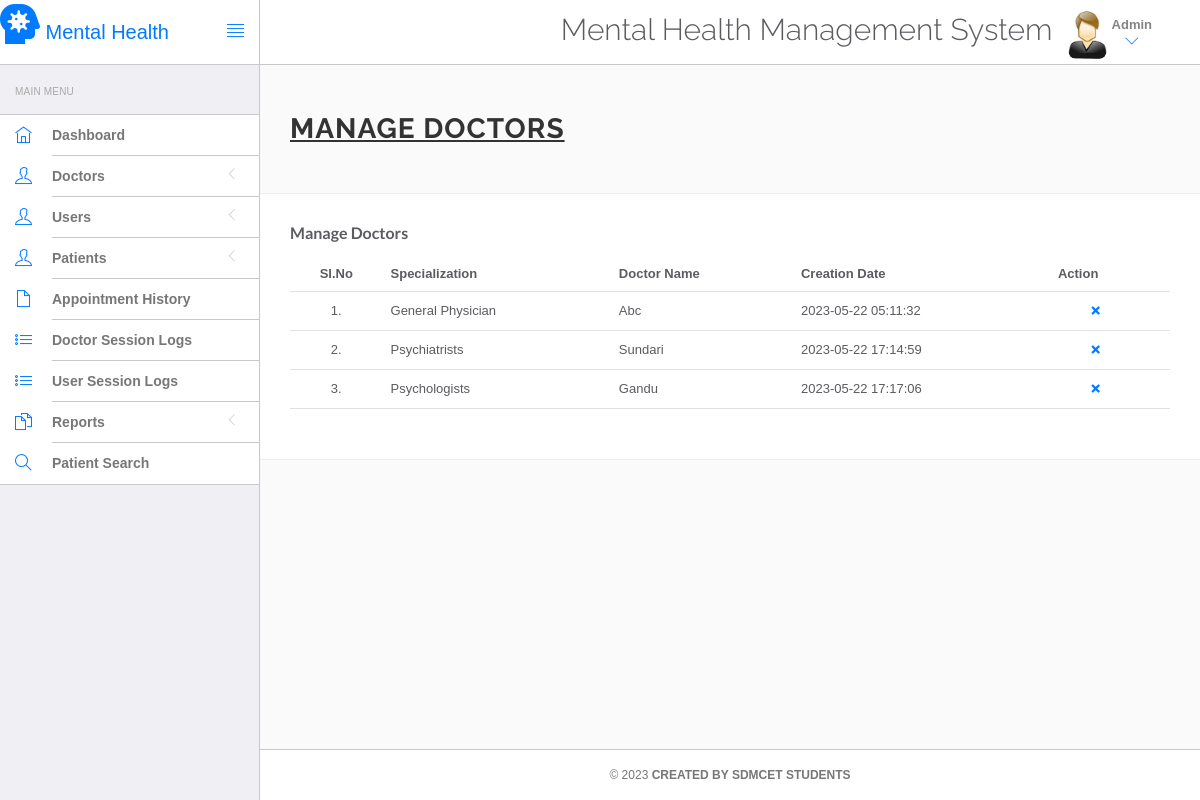
/Web/hms/admin/manage-doctors.php (signed in), run on the app's committed database.
### tables this page shows
CREATE TABLE IF NOT EXISTS `doctors` (
  `id` int NOT NULL AUTO_INCREMENT,
  `specilization` varchar(255) DEFAULT NULL,
  `doctorName` varchar(255) DEFAULT NULL,
  `address` longtext,
  `docFees` varchar(255) DEFAULT NULL,
  `contactno` bigint DEFAULT NULL,
  `docEmail` varchar(255) DEFAULT NULL,
  `password` varchar(255) DEFAULT NULL,
  `creationDate` timestamp NULL DEFAULT CURRENT_TIMESTAMP,
  `updationDate` timestamp NULL DEFAULT NULL ON UPDATE CURRENT_TIMESTAMP,
  PRIMARY KEY (`id`)
);

### Web/hms/admin/manage-doctors.php (the view, shortened to what this page needs)
<?php
include('include/config.php');
?>
<!DOCTYPE html>
<html lang="en">
	<head>
		<link rel="stylesheet" href="vendor/bootstrap/css/bootstrap.min.css">
		<link rel="stylesheet" href="vendor/fontawesome/css/font-awesome.min.css">
		<link rel="stylesheet" href="vendor/themify-icons/themify-icons.min.css">
		<link href="vendor/animate.css/animate.min.css" rel="stylesheet" media="screen">
		<link href="vendor/perfect-scrollbar/perfect-scrollbar.min.css" rel="stylesheet" media="screen">
		<link href="vendor/switchery/switchery.min.css" rel="stylesheet" media="screen">
		<link href="vendor/bootstrap-touchspin/jquery.bootstrap-touchspin.min.css" rel="stylesheet" media="screen">
		<link href="vendor/select2/select2.min.css" rel="stylesheet" media="screen">
		<link href="vendor/bootstrap-datepicker/bootstrap-datepicker3.standalone.min.css" rel="stylesheet" media="screen">
		<link href="vendor/bootstrap-timepicker/bootstrap-timepicker.min.css" rel="stylesheet" media="screen">
		<link rel="stylesheet" href="assets/css/styles.css">
		<link rel="stylesheet" href="assets/css/plugins.css">
		<link rel="stylesheet" href="assets/css/themes/theme-1.css" id="skin_color" />
	</head>
	<body>
		<div id="app">
<?php include('include/sidebar.php');?>
			<div class="app-content">
						<?php include('include/header.php');?>
				<div class="main-content" >
					<div class="wrap-content container" id="container">
						<section id="page-title">
							<div class="row">
								<div class="col-sm-8">
									<h1 class="mainTitle"><b><u>Manage Doctors</u></b></h1>
																	</div>
								</div>
						</section>
						<div class="container-fluid container-fullw bg-white">
									<div class="row">
								<div class="col-md-12">
									<h5 class="over-title margin-bottom-15"><span class="text-bold">Manage  Doctors</span></h5>
									<table class="table table-hover" id="sample-table-1">
										<thead>
											<tr>
												<th class="center">Sl.No</th>
												<th>Specialization</th>
												<th class="hidden-xs">Doctor Name</th>
												<th>Creation Date </th>
												<th>Action</th>
											</tr>
										</thead>
										<tbody>
<?php
$sql=mysqli_query($con,"select * from doctors");
$cnt=1;
while($row=mysqli_fetch_array($sql))
{
?>
											<tr>
												<td class="center"><?php echo $cnt;?>.</td>
												<td class="hidden-xs"><?php echo $row['specilization'];?></td>
												<td><?php echo $row['doctorName'];?></td>
												<td><?php echo $row['creationDate'];?>
												</td>
												<td >
												<div class="visible-md visible-lg hidden-sm hidden-xs">
							<a href="edit-doctor.php?id=<?php echo $row['id'];?>" class="btn btn-transparent btn-xs" tooltip-placement="top" tooltip="Edit"><i class="fa fa-pencil"></i></a>
	<a href="manage-doctors.php?id=<?php echo $row['id']?>&del=delete" onClick="return confirm('Are you sure you want to delete?')"class="btn btn-transparent btn-xs tooltips" tooltip-placement="top" tooltip="Remove"><i class="fa fa-times fa fa-white"></i></a>
												</div>
												</td>
											</tr>
											<?php
$cnt=$cnt+1;
											 }?>
										</tbody>
									</table>
								</div>
							</div>
								</div>
							</div>
				</div>
			</div>
			<?php include('include/footer.php');?>
			</div>
		</body>
</html>

### Web/hms/admin/assets/css/themes/theme-1.css (style rules this page uses)
body { background: #FAFAFA; }

### data on the page
doctors: specilization "General Physician", doctorName "Abc", creationDate "2023-05-22 05:11:32"
doctors: specilization "Psychiatrists", doctorName "Sundari", creationDate "2023-05-22 17:14:59"
doctors: specilization "Psychologists", doctorName "Gandu", creationDate "2023-05-22 17:17:06"
